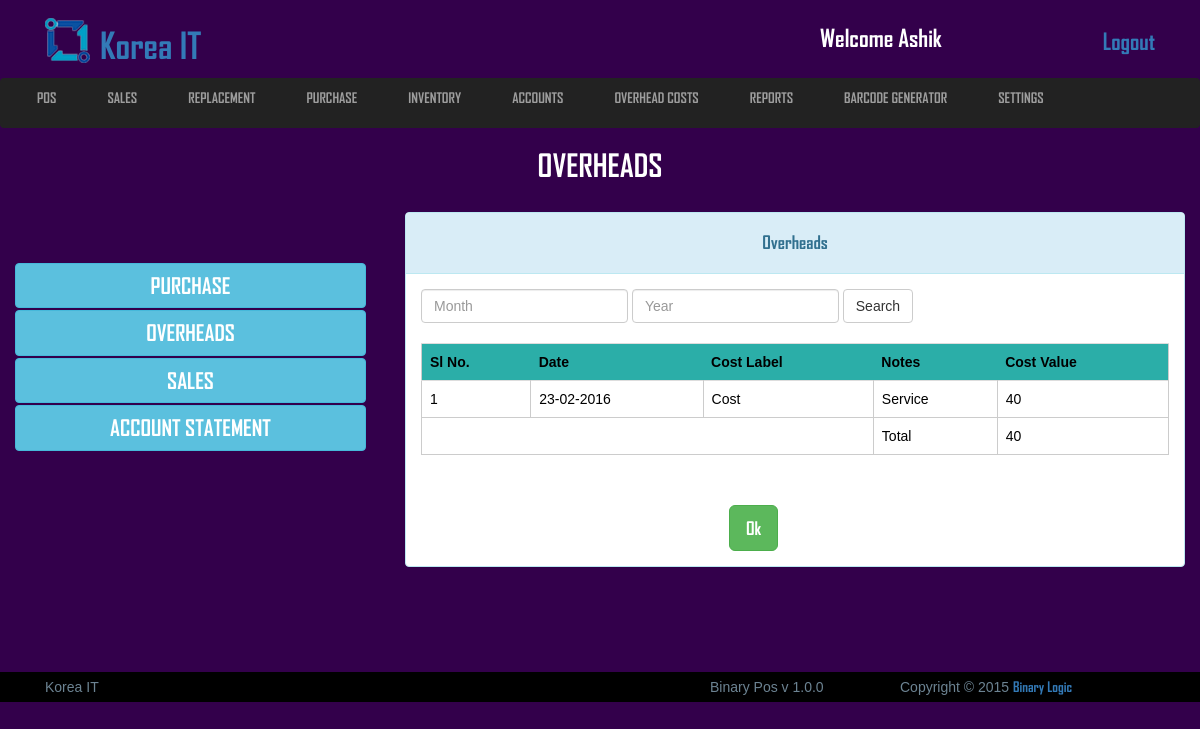
/view/overheads.php (signed in), run on the app's committed database.
### tables this page shows
CREATE TABLE IF NOT EXISTS `logo_section` (
  `id` int(11) NOT NULL AUTO_INCREMENT,
  `image` varchar(255) NOT NULL,
  `name` varchar(100) NOT NULL,
  PRIMARY KEY (`id`)
);

CREATE TABLE IF NOT EXISTS `overhead_cost` (
  `id` int(255) NOT NULL AUTO_INCREMENT,
  `date` date NOT NULL,
  `cost_label` varchar(50) NOT NULL,
  `notes` varchar(250) NOT NULL,
  `total_cost` varchar(50) NOT NULL,
  PRIMARY KEY (`id`)
);

### src/Account/Account.php (called while the page is built, shortened)
<?php
class Account extends Model{
	public function all_overhead_cost($data = false){
    $this->table = "overhead_cost";
    $clause = "1=1 ";
    $query = "SELECT * FROM {$this->table} WHERE ".$clause." ORDER BY date DESC";
    $result = mysqli_query($this->connection,$query);
    $selectAll = array();
    if($result){
        while ($row = mysqli_fetch_object($result)) {
            $selectAll[] = $row;
        }
    }
    return $selectAll;
  }
}

### src/Model/Model.php (called while the page is built, shortened)
<?php
abstract class Model{
    public function __construct(){
        $this->connection = mysqli_connect("localhost","root","","pos");
    }
}

### view/overheads.php (the view, shortened to what this page needs)
<?php
  	$account = new Account();
  	if(strtolower($_SERVER["REQUEST_METHOD"]) == "post"){
  		$overheads = $account->all_overhead_cost($_REQUEST);
  	}else{
  		$overheads = $account->all_overhead_cost();
  	}
 ?>
	<?php include('includes/all_link_body.php'); ?>
<header class="header_section">
	<div class="container">
		<div class="row">
			<div class="col-md-12">
				<?php include('includes/header_top.php'); ?>
			</div>
		</div>
	</div>
	<?php include('includes/main_nav.php'); ?>
	<div class="conainer">
		<div class="row">
			<div class="col-md-12">
				<div class="sales_point">
					<h2>Overheads</h2>
				</div>
			</div>
		</div>
	</div>
</header>
<section class="view_container_content" style="min-height:430px;">
	<div class="container">
		<div class="row">
			<div class="col-md-4 no_padding">
				<div class="accounts_manager_left">
					<ul>
						<li> <button class="btn btn-info" style="width:90%;margin: 1px 0;"><a href="purchase_cost.php">Purchase</a> </button></li>
						<li><button class="btn btn-info" style="width:90%;margin: 1px 0;"><a href="overheads.php">Overheads</a> </button></li>
						<li><button class="btn btn-info" style="width:90%;margin: 1px 0;"><a href="sales_cost.php">Sales</a> </button></li>
						<li><button class="btn btn-info" style="width:90%;margin: 1px 0;"><a href="account_statement.php"> Account Statement</a> </button></li>
					</ul>
				</div>
			</div>
			<div class="col-md-8 no_padding">
				<div class="panel panel-info no_margin">
					  <div class="panel-heading"><h4 style="text-align:center;">Overheads</h4></div>
					  	<div class="panel-body">
							<form class="form-inline" role="form" action="overheads.php" method="post">
								<div class="form-group">
									<input type="text" class="form-control" name="month" id="month" placeholder="Month" value="<?php if(isset($_REQUEST["month"])){echo $_REQUEST["month"];}  ?>">
								</div>
								<div class="form-group">
									<input type="text" class="form-control" name="year" id="year" placeholder="Year" value="<?php if(isset($_REQUEST["year"])){echo $_REQUEST["year"];}  ?>">
								</div>
									<button type="submit" class="btn btn-default">Search</button>
							</form>
							<br>
							<div class="table-responsive">
							  <table class="table">
							    <tr style="background: #2BAEA8;">
							    	<th>Sl No.</th>
							    	<th>Date</th>
							    	<th>Cost Label</th>
							    	<th>Notes</th>
							    	<th>Cost Value</th>
							    </tr>
							    <?php
							    	$total = 0;
							    	$i = 0;
							    	foreach ($overheads as $overhead) {
							    		$i++;
							    ?>
							    <tr>
							    	<td><?php echo $i;  ?></td>
							    	<td><?php echo date("d-m-Y", strtotime($overhead->date));  ?></td>
							    	<td><?php echo $overhead->cost_label;  ?></td>
							    	<td><?php echo $overhead->notes;  ?></td>
							    	<td><?php echo $overhead->total_cost; $total += $overhead->total_cost; ?></td>
							    </tr>
							    <?php
							    	}
							     ?>
							     <tr>
							     	<td colspan="3"></td>
							     	<td>Total</td>
							     	<td><?php echo $total; ?></td>
							     </tr>
							  </table>
							</div>
						</div>
						<a href="accounts.php"><input class="btn btn-success btn-lg" type="submit" name="add" value="Ok"style="margin: 15px auto;margin-left: 323px;"></a>
					</div>
			</div>
		</div>
	</div>
</section>
<footer class="main_footer_section">
		<div class="container">
			<div class="row">
				<div class="col-sm-12">
					<div class="row">
						<div class="col-sm-7">
							<p>Korea IT</p>
						</div>
						<div class="col-sm-2">
							<p>Binary Pos <span>v 1.0.0</span> </p>
						</div>
						<div class="col-sm-3">
							<p>Copyright &copy; 2015 <a href="www.binary-logic.net">Binary Logic</a></p>
						</div>
					</div>
				</div>
			</div>
		</div>
	</footer>
</body>
</html>

### view/includes/header_top.php (shortened to what this page needs)
<?php include('config.php'); ?>
<div class="header_top">
	<div class="col-md-8">
		<?php
		 	$startement = $db->prepare("SELECT * FROM logo_section WHERE id=1");
		 	$startement->execute();
		 	$result = $startement->fetchAll(PDO::FETCH_ASSOC);
		 	foreach ($result as $row) {
		 		$image = $row['image'];
		 		$name = $row['name'];
		 	}
		  ?>
		<a href="#"><img src="uploads/logo/<?php echo $image; ?>" alt="logo"><h1> <?php echo $name; ?></h1></a>
	</div>
	<div class="col-md-4">
		<ul class="header_top_aside">
			<li><h3>welcome <?php if(isset($_SESSION["username"])){echo $_SESSION["username"];} ?></h3></li>
			<li style="float:right"><a href="index.php">Logout</a></li>
		</ul>
	</div>
</div>

### view/css/style.css (style rules this page uses)
* { margin: 0; padding: 0; }
body { background: #33004B;color: #fff;font-family: 'arial'; }
h1,h2,h3,h4,a { font-family: 'AGENCYB'; }
.no_margin { margin: 0; }
.no_padding { padding: 0; }
.panel-body { color: #000; }
.row { width: 100%; margin: 0 }
.container { padding: 0; }
.header_section .header_top { width: 100%;overflow: hidden; }
.header_section .header_top a { text-decoration: none; }
.header_section .header_top a img { margin-top: -30px; margin-right: 10px; }
.header_section .header_top a h1 { display: inline-block;margin-top: 20px; }
.header_section .header_top .header_top_aside { width: 100%;overflow: hidden; margin: 20px 0; }
.header_section .header_top .header_top_aside li { list-style: none;float: left;margin-left: 15px; }
.header_section .header_top .header_top_aside li h3 { margin: 0; }
.header_section .header_top .header_top_aside li a { text-decoration: none;font-size: 23px; }
.sales_point { width: 100%;overflow: hidden;margin-bottom: 20px; }
.sales_point h2 { text-align: center;text-transform: uppercase;font-size: 31px; }
.view_container_content { width: 100%;overflow: hidden;margin-bottom: 30px;margin-top: 20px;min-height: 465px; }
.main_footer_section { background: #000;width: 100%;padding: 5px 0; }
.main_footer_section p { color: #6C8392; }
header { height: 20vh; }
.header_section { padding-top: 5px; }
.table { border:1px solid #ccc; }
td { border: 1px solid #ccc; }
.accounts_manager_left { margin-top: 50px; }
.accounts_manager_left ul { list-style: none; }
.accounts_manager_left ul li a { text-decoration: none;font-size: 22px;text-transform: uppercase; color: #fff; }
p { margin: 0;color: #000; }
table { width: 100%;overflow: hidden; }

### view/includes/header_top.php (style rules this page uses)
h3 { text-transform: capitalize; }
h1 { text-transform: capitalize; }
img { width: 45px;height: 45px; }

### data on the page
logo_section: image (picture), name "Korea IT"
overhead_cost: date "23-02-2016", cost_label "Cost", notes "Service", total_cost "40"

### other printed values
$_SESSION["username"] "Ashik"
$total "40"
